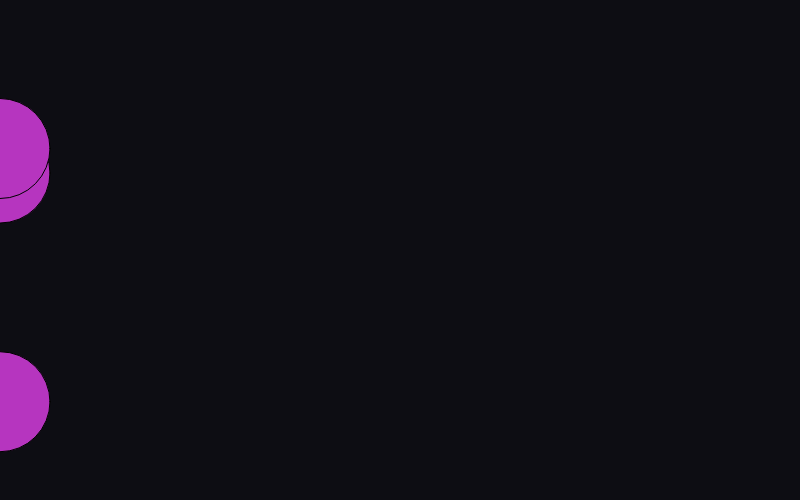
Frame 1 (no input)
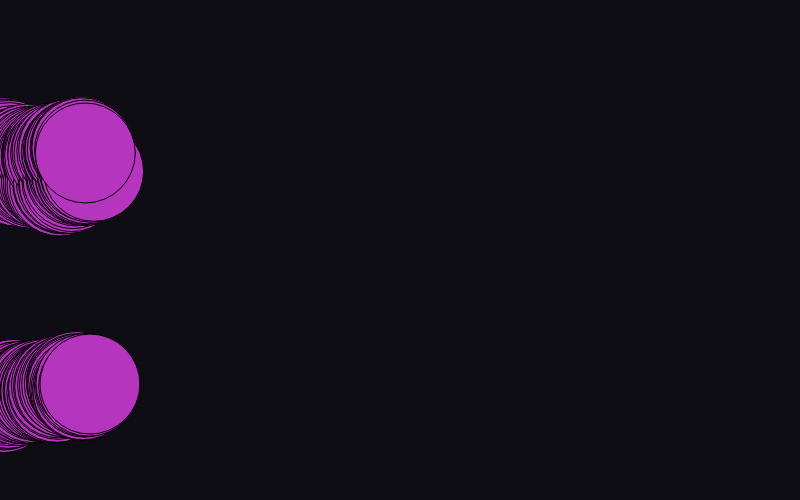
Frame 60 (no input)
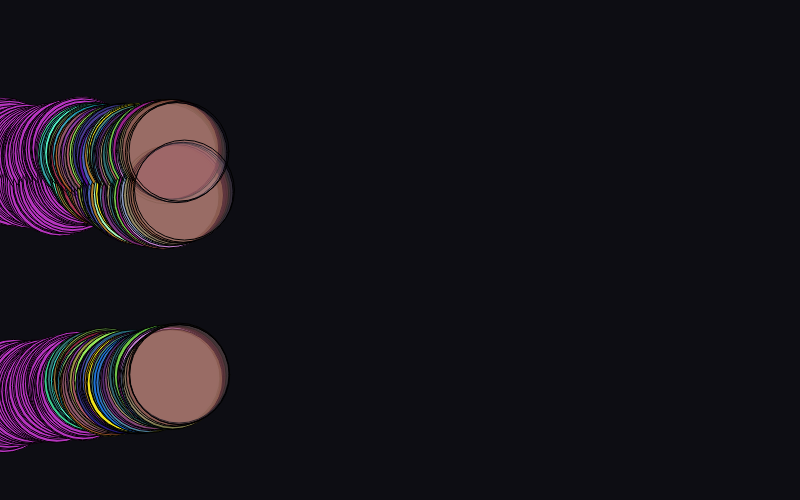
Frame 120 (the mouse pressed at the canvas centre since frame 60)

The p5.js sketch that drew these frames (run headless with seeded random() and noise() and a simulated clock; from frame 60 on, the mouse is pressed at the canvas centre):

// p5.js sketch
// ── sketch.js
let cor;
let circuloX; // horizontal
let circuloY; // vertical

function setup() {
  createCanvas(800, 500);
  background(" rgba(0,1,7,0.95)");
  cor = color(random(0, 255), random(0, 255), random(0, 255));

  circuloX = [0, 0, 0];
  circuloY = [random(height), random(height), random(height)];
}

function draw() {
  fill(cor);

  for (let contador in circuloX) {
    circle(circuloX[contador], circuloY[contador], 100);
    circuloX[contador] += random(0, 3);
    circuloY[contador] += random(-3, 3);

    if (circuloX[contador] >= width) {
      circuloX[contador] = 150;
      circuloY[contador] = random(height);
    }
  }

  if (mouseIsPressed) {
    cor = color(random(0, 255), random(0, 255), random(0, 255), random(0, 255));
  }
}
